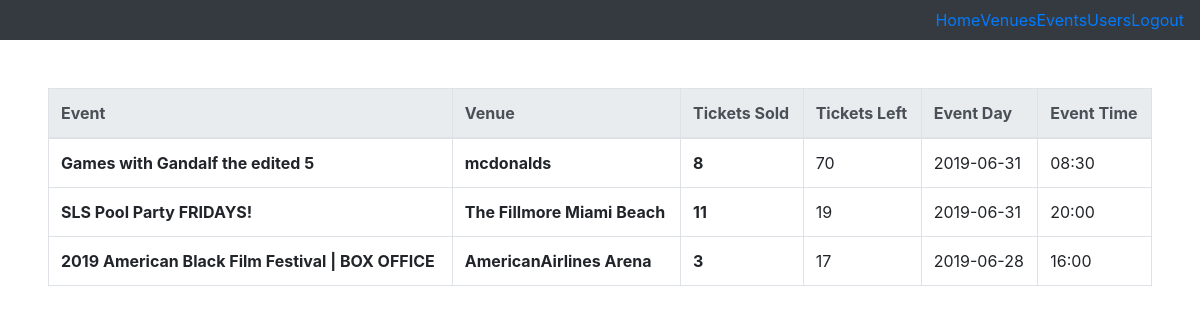
Page /admin (signed in) on the earlier database version.
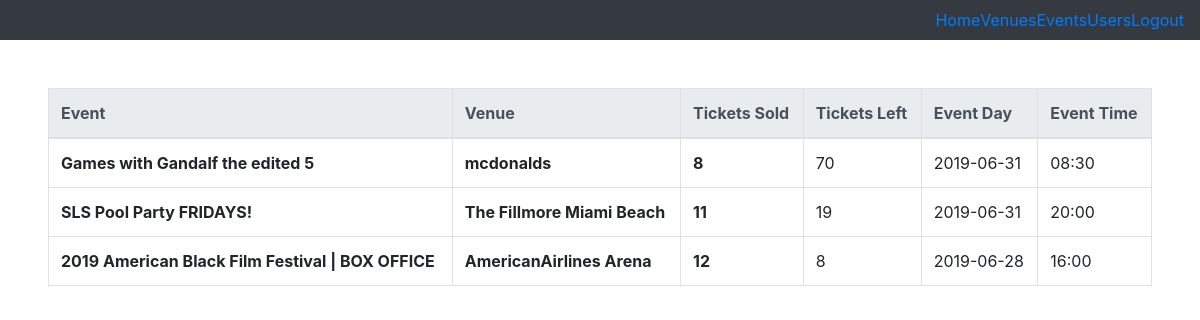
Same page on the later database version.
### tables this page shows
CREATE TABLE 'transactions' ( tranID INTEGER PRIMARY KEY AUTOINCREMENT NOT NULL, userID INTEGER NOT NULL, eventID INTEGER NOT NULL, tickets INTEGER NOT NULL, 'time' timestamp NOT NULL DEFAULT CURRENT_TIMESTAMP);

CREATE TABLE 'events' ( eventID INTEGER PRIMARY KEY AUTOINCREMENT NOT NULL,'eventName' VARCHAR NOT NULL,'ticketsLeft' INTEGER NOT NULL,
  type VARCHAR NOT NULL,'startDate' date NOT NULL,'endDate' date NOT NULL,
  description VARCHAR NOT NULL,
  venueID INTEGER NOT NULL,
  adminID INTEGER NOT NULL
, 'endTime'  time NOT NULL  , 'startTime'  time NOT NULL  );

CREATE TABLE 'venues' ( venueID INTEGER PRIMARY KEY AUTOINCREMENT NOT NULL,'venueName' VARCHAR NOT NULL,
  capacity INTEGER NOT NULL,
  address1 VARCHAR NOT NULL,
  address2 VARCHAR NOT NULL,
  city VARCHAR NOT NULL,
  state CHAR(2) NOT NULL,
  zip CHAR(5) NOT NULL,
  adminID INTEGER NOT NULL
);

### application.py (the view)
@app.route("/admin", methods=["GET"])
@login_required
def admin():
    if 'admin' not in session.keys():
        return redirect("/")
    if request.method == "GET":
        events = db.execute(adminReservations)
        return render_template("admin-index.html", events=events)

### application.py (called while the page is built)
@app.after_request
def after_request(response):
    response.headers["Cache-Control"] = "no-cache, no-store, must-revalidate"
    response.headers["Expires"] = 0
    response.headers["Pragma"] = "no-cache"
    return response

### helpers.py (called while the page is built)
def login_required(f):
    @wraps(f)
    def decorated_function(*args, **kwargs):
        if session.get("user_id") is None:
            return redirect("/login")
        return f(*args, **kwargs)
    return decorated_function

### templates/admin-index.html (shortened to what this page needs)
{% extends "baseadmin.html" %}
{% block body %}
<table class="table table-bordered">
  <thead class="thead-light">
    <tr>
      <th scope="col">Event</th>
      <th scope="col">Venue</th>
      <th scope="col">Tickets Sold</th>
      <th scope="col">Tickets Left</th>
      <th scope="col">Event Day</th>
      <th scope="col">Event Time</th>
    </tr>
  </thead>
  <tbody>
    {% for event in events %}
    <tr>
      <th scope="row">{{event.eventName}}</th>
      <th scope="row">{{event.venueName}}</th>
      <th scope="row">{{event.totalTickets}}</th>
      <td scope="row">{{event.ticketsLeft}}</td>
      <td scope="row">{{event.startDate}}</td>
      <td scope="row">{{event.startTime}}</td>
    </tr>
    {% endfor %}
  </tbody>
</table>
{% endblock %}

### templates/baseadmin.html (shortened to what this page needs)
<!DOCTYPE html>
<html lang="en">
<head>
    <link rel="stylesheet" href="https://stackpath.bootstrapcdn.com/bootstrap/4.3.1/css/bootstrap.min.css"
>
</head>
</head>
<body>
    <main>
      <nav class="navbar navbar-expand-lg navbar-dark bg-dark">
        <div class="collapse navbar-collapse">
          <ul class="navbar-nav ml-auto">
             <li class="navbar-link"><a href="/admin">Home</a></li>
             <li class="navbar-link"><a href="/admin-venues">Venues</a></li>
             <li class="navbar-link"><a href="/admin-events">Events</a></li>
             <li class="navbar-link"><a href="/admin-reservations">Users</a></li>
             <li class="navbar-link"><a href="{{ url_for('logout') }}">Logout</a></li>
          </ul>
        </div>
      </nav>
    <div class="fluid-container m-5">{% block body %}{% endblock %}</div>
    </main>
</body>
</html>

Differences in the rows shown:
changed through a linked row, transactions "2019 American Black Film Festival | BOX OFFICE": totalTickets "3" → "12"; ticketsLeft "17" → "8"
